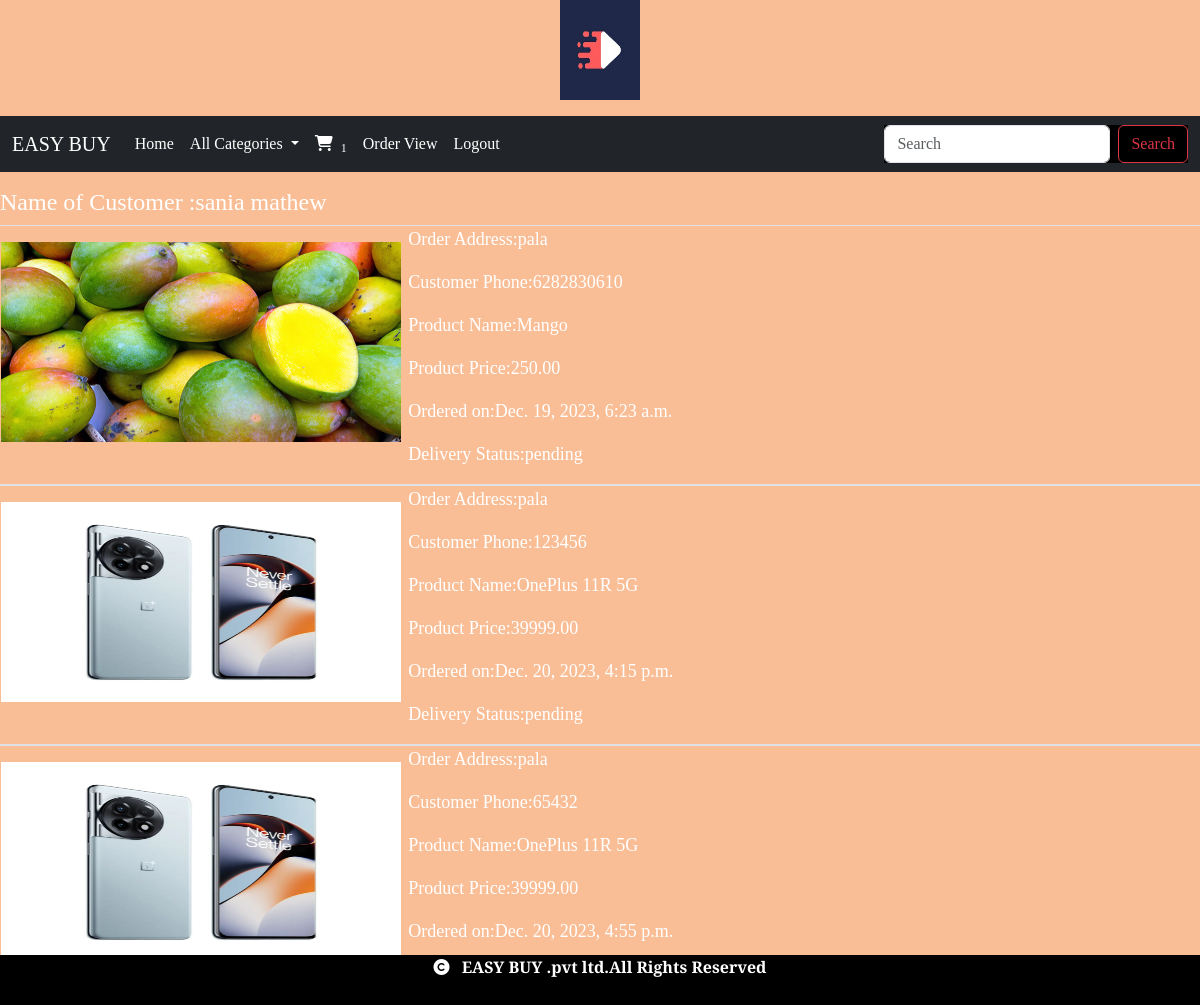
Screenshot of /cart/orderview (signed in) with the database file from the repository.
### cart/models.py (models this page shows, shortened)
class Order(models.Model):
    product = models.ForeignKey(Product, on_delete=models.CASCADE)
    user = models.ForeignKey(User, on_delete=models.CASCADE)
    noofitems= models.IntegerField()
    address= models.TextField()
    phone=models.CharField(max_length=30)
    order_status=models.CharField(max_length=30,default="pending")
    delivery_status = models.CharField(max_length=30,default="pending")
    date_ordered=models.DateTimeField(auto_now_add=True)

### shop/models.py (models this page shows, shortened)
class Product(models.Model):
    name = models.CharField(max_length=200)
    desc = models.TextField()
    image = models.ImageField(upload_to='shop/products', blank=True, null=True)
    price=models.DecimalField(max_digits=10,decimal_places=2)
    category=models.ForeignKey(Category,on_delete=models.CASCADE)
    stock=models.IntegerField()
    available=models.BooleanField(default=True)
    created=models.DateTimeField(auto_now_add=True)
    updated=models.DateTimeField(auto_now=True)

### cart/views.py (the view)
# urls.py: path('orderview',views.orderview,name="orderview")
def orderview(request):
    u=request.user
    o=Order.objects.filter(user=u)
    return render(request,'orderview.html',{'o':o})

### cart/context_processors.py (called while the page is built)
def productcount(request):
    item_count=0
    if request.user.is_authenticated:
       u=request.user
       try:
           cart=Cart.objects.filter(user=u)
           for i in cart:
            item_count=item_count+i.quantity
       except:
            item_count=0
    return{'count':item_count}

### shop/context_processors.py (called while the page is built)
def menu_links(request):
    c=Category.objects.all()
    return {'links':c}

### templates/orderview.html
{% extends 'base.html' %}
{% load static %}
{% block content %}
<div>
    <h4 class="mt-3">Name of Customer :{{user}}</h4>
    {% for i in o %}
    <div class="row  border">
        <div class="col-sm-4 mt-3">
            <img src="{{i.product.image.url}}" height="200" width="400">
        </div>
        <div class="col-sm-4" style="font-size:18px;">
            <p>Order Address:{{i.address}}</p>
            <p>Customer Phone:{{i.phone}}</p>
            <p>Product Name:{{i.product.name}}</p>
            <p>Product Price:{{i.product.price}}</p>
            <p>Ordered on:{{i.date_ordered}}</p>
            <p>Delivery Status:{{i.delivery_status}}</p>
        </div>
    </div>
</div>
{% endfor %}
{% endblock %}

### templates/base.html (shortened to what this page needs)
<!DOCTYPE html>
{% load static %}
<html lang="en">
<head>
    <link href="https://cdn.jsdelivr.net/npm/bootstrap@5.3.2/dist/css/bootstrap.min.css" rel="stylesheet">
  <link rel="stylesheet" href="{% static 'css/style.css' %}">
  <link rel="stylesheet" href="https://cdnjs.cloudflare.com/ajax/libs/font-awesome/6.5.1/css/all.min.css" />
</head>
<body>
<header>
<center><img src="{% static 'images/logo.jpg' %}" class="mb-3" height="100px" width="80px"></center>
<nav class="navbar navbar-expand-lg navbar-light bg-dark">
  <div class="container-fluid">
    <a class="navbar-brand" href="#">EASY BUY</a>
    <div class="collapse navbar-collapse" id="navbarSupportedContent">
      <ul class="navbar-nav me-auto mb-2 mb-lg-0">
        <li class="nav-item">
          <a class="nav-link " aria-current="page" href="{% url 'shop:allcat' %}">Home</a>
        </li>
        <li class="nav-item dropdown">
          <a class="nav-link dropdown-toggle" href="#" id="navbarDropdown" role="button" data-bs-toggle="dropdown" aria-expanded="false">
            All Categories
          </a>
        </li>
        {% if user.is_authenticated%}
        {% if user.is_superuser == False %}
        <li class="nav-item">
          <a class="nav-link " aria-current="page" href="{% url 'cart:cartview' %}"><i class="fa-solid fa-cart-shopping" ></i>&nbsp;&nbsp;<sub>{{count}}<sub></sub></sub></a>
        </li>
        <li class="nav-item">
          <a class="nav-link " aria-current="page" href="{% url 'cart:orderview' %}">Order View</a>
        </li>
        {% endif %}
        <li class="nav-item">
          <a class="nav-link " aria-current="page" href="{% url 'shop:logout' %}">Logout</a>
        </li>
        {% endif %}
      </ul>
      <form class="d-flex" method="POST" action="{% url 'search:search' %}" style="background-color:black;">
        <input class="form-control me-2" type="search" name="q" placeholder="Search" aria-label="Search">
        <button class="btn btn-outline-danger" type="submit">Search</button>
      </form>
    </div>
  </div>
</nav>
    </header>
{% block content %}
    {% endblock %}
<footer>
  <div class="footer">
<p><i class="fa-solid fa-copyright"></i>&ensp; EASY BUY .pvt ltd.All Rights Reserved</p>
    </div>
</footer>
</body>
</html>

### static/css/style.css (style rules this page uses)
body { background-color:#fabe96; font-family: 'Josefin Slab', serif; color:white; }
.nav-link,.navbar-nav,.navbar-light,a.navbar-brand { color:white; }
.footer { height:50px; width:100%; background-color:black; position:fixed; bottom:0; left:0; text-align:center; font-weight:bold; }

### rows the page displays
Order: product.image (picture), address "pala", phone "6282830610", product.name "Mango", product.price "250.00", date_ordered "Dec. 19, 2023, 6:23 a.m.", delivery_status "pending"
Order: product.image (picture), address "pala", phone "123456", product.name "OnePlus 11R 5G", product.price "39999.00", date_ordered "Dec. 20, 2023, 4:15 p.m.", delivery_status "pending"
Order: product.image (picture), address "pala", phone "65432", product.name "OnePlus 11R 5G", product.price "39999.00", date_ordered "Dec. 20, 2023, 4:55 p.m."

### other values shown
{{ count }} "1"
{{ user }} "sania mathew"
